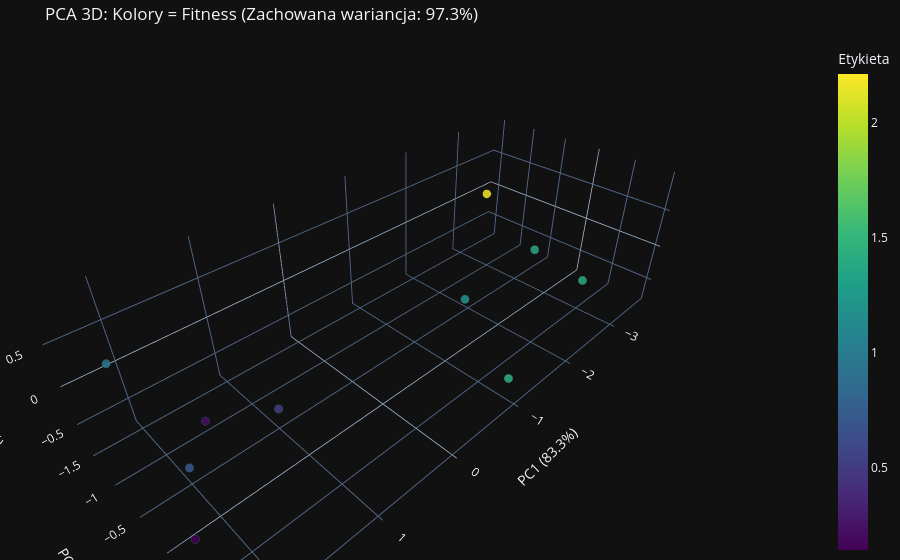

Notebook source saved alongside this figure:
### Markdown cell above
## PCA 3D

### Code cell
def visualize_pca_3d_interactive(latent_vectors, labels, title="Interaktywne PCA 3D"):
    if isinstance(latent_vectors[0], torch.Tensor):
        z_matrix = torch.stack(latent_vectors).detach().cpu().numpy()
    else:
        z_matrix = np.array(latent_vectors)

    labels = np.array(labels)
    assert len(z_matrix) == len(labels), "Liczba wektorów i etykiet musi być identyczna!"

    pca = PCA(n_components=3)
    z_pca = pca.fit_transform(z_matrix)
    exp_var = pca.explained_variance_ratio_ * 100

    hover_texts = [f"Wartość: {lbl:.3f}" if isinstance(lbl, float) else f"Wartość: {lbl}" for lbl in labels]

    df = pd.DataFrame({
        'PC1': z_pca[:, 0],
        'PC2': z_pca[:, 1],
        'PC3': z_pca[:, 2],
        'Etykieta': labels,
        'Szczegóły': hover_texts
    })

    fig = px.scatter_3d(
        df,
        x='PC1',
        y='PC2',
        z='PC3',
        color='Etykieta',          # Kolorowanie na podstawie przekazanych etykiet (np. fitness)
        hover_name='Szczegóły',    # Tekst pojawiający się po najechaniu myszką
        title=f'{title} (Zachowana wariancja: {sum(exp_var):.1f}%)',
        labels={
            'PC1': f'PC1 ({exp_var[0]:.1f}%)',
            'PC2': f'PC2 ({exp_var[1]:.1f}%)',
            'PC3': f'PC3 ({exp_var[2]:.1f}%)'
        },
        color_continuous_scale='Viridis', # Ładna i czytelna mapa kolorów
        opacity=0.85
    )

    fig.update_traces(marker=dict(size=5, line=dict(width=1, color='DarkSlateGrey')))

    fig.update_layout(margin=dict(l=0, r=0, b=0, t=40))

    fig.show()

visualize_pca_3d_interactive(latent_vectors, labels, title="PCA 3D: Kolory = Fitness")

### Figure 1 — Plotly figure (JSON) as saved in the notebook; plotly's stock layout.template omitted (floating-point values rounded to 4 significant figures)
{"data": [{"hovertemplate": "<b>%{hovertext}</b><br><br>PC1 (83.3%)=%{x}<br>PC2 (9.3%)=%{y}<br>PC3 (4.8%)=%{z}<br>Etykieta=%{marker.color}<extra></extra>", "hovertext": ["Wartość: 2.214", "Wartość: 0.525", "Wartość: 1.471", "Wartość: 1.220", "Wartość: 0.979", "Wartość: 1.417", "Wartość: 0.144", "Wartość: 0.239", "Wartość: 0.731", "Wartość: 1.396"], "legendgroup": "", "marker": {"color": [2.214, 0.5248, 1.471, 1.22, 0.979, 1.417, 0.1437, 0.2389, 0.731, 1.396], "coloraxis": "coloraxis", "opacity": 0.85, "symbol": "circle", "line": {"color": "DarkSlateGrey", "width": 1}, "size": 5}, "mode": "markers", "name": "", "scene": "scene", "showlegend": false, "x": [-3.626, 1.337, -0.8626, -1.238, 2.332, -2.832, 2.291, 1.806, 2.048, -1.256], "y": [-1.569, 0.1507, 0.9814, 0.04724, -0.5612, 0.6022, 0.08869, -0.2901, -0.2904, 0.84], "z": [-0.1068, 0.1524, -0.3802, -0.03582, 0.837, -0.2685, -0.7758, 0.02516, -0.3783, 0.9309], "type": "scatter3d"}], "layout": {"scene": {"domain": {"x": [0.0, 1.0], "y": [0.0, 1.0]}, "xaxis": {"title": {"text": "PC1 (83.3%)"}}, "yaxis": {"title": {"text": "PC2 (9.3%)"}}, "zaxis": {"title": {"text": "PC3 (4.8%)"}}}, "coloraxis": {"colorbar": {"title": {"text": "Etykieta"}}, "colorscale": [[0.0, "#440154"], [0.1111, "#482878"], [0.2222, "#3e4989"], [0.3333, "#31688e"], [0.4444, "#26828e"], [0.5556, "#1f9e89"], [0.6667, "#35b779"], [0.7778, "#6ece58"], [0.8889, "#b5de2b"], [1.0, "#fde725"]], "autocolorscale": false}, "legend": {"tracegroupgap": 0}, "title": {"text": "PCA 3D: Kolory = Fitness (Zachowana wariancja: 97.3%)"}, "margin": {"l": 0, "r": 0, "b": 0, "t": 40}}}
